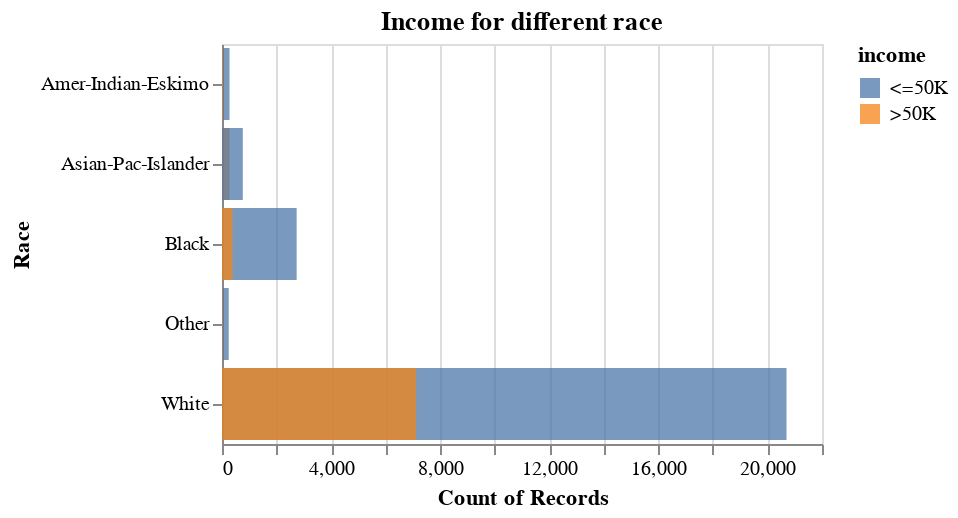

Write notebook code for a chart like this one.
### Code cell
alt.Chart(data_adult, title = "Income for different race").mark_bar(opacity = 0.75).encode(
    alt.Y('race').title("Race"),
    alt.X('count()').stack(False),
    alt.Color('income')
).properties(
    height=200,
    width=300
)

### Figure 1 — Vega specification as saved in the notebook (floating-point values rounded to 4 significant figures)
{"$schema": "https://vega.github.io/schema/vega/v5.json", "data": [{"name": "source_0", "values": [{"__count": 20699, "income": " <=50K", "race": " White"}, {"__count": 2737, "income": " <=50K", "race": " Black"}, {"__count": 7117, "income": " >50K", "race": " White"}, {"__count": 387, "income": " >50K", "race": " Black"}, {"__count": 276, "income": " >50K", "race": " Asian-Pac-Islander"}, {"__count": 275, "income": " <=50K", "race": " Amer-Indian-Eskimo"}, {"__count": 246, "income": " <=50K", "race": " Other"}, {"__count": 763, "income": " <=50K", "race": " Asian-Pac-Islander"}, {"__count": 25, "income": " >50K", "race": " Other"}, {"__count": 36, "income": " >50K", "race": " Amer-Indian-Eskimo"}]}, {"name": "source_0_x_domain___count", "values": [{"min": 25, "max": 20699}]}, {"name": "source_0_y_domain_race", "values": [{"race": " White"}, {"race": " Black"}, {"race": " Asian-Pac-Islander"}, {"race": " Amer-Indian-Eskimo"}, {"race": " Other"}]}, {"name": "source_0_color_domain_income", "values": [{"income": " <=50K"}, {"income": " >50K"}]}], "marks": [{"type": "rect", "name": "marks", "from": {"data": "source_0"}, "encode": {"update": {"opacity": {"value": 0.75}, "height": {"signal": "max(0.25, bandwidth('y'))"}, "x": {"field": "__count", "scale": "x"}, "x2": {"value": 0, "scale": "x"}, "y": {"field": "race", "scale": "y"}, "fill": {"field": "income", "scale": "color"}}}, "style": ["bar"]}], "scales": [{"name": "x", "type": "linear", "domain": [{"signal": "(data(\"source_0_x_domain___count\")[0] || {}).min"}, {"signal": "(data(\"source_0_x_domain___count\")[0] || {}).max"}], "range": [0, {"signal": "width"}], "nice": true, "zero": true}, {"name": "y", "type": "band", "domain": {"data": "source_0_y_domain_race", "field": "race", "sort": true}, "range": [0, {"signal": "height"}], "paddingInner": 0.1, "paddingOuter": 0.05}, {"name": "color", "type": "ordinal", "domain": {"data": "source_0_color_domain_income", "field": "income", "sort": true}, "range": "category"}], "axes": [{"scale": "x", "gridScale": "y", "labels": false, "minExtent": 0, "zindex": 0, "domain": false, "ticks": false, "tickCount": {"signal": "ceil(width/40)"}, "orient": "bottom", "maxExtent": 0, "aria": false, "grid": true}, {"scale": "x", "title": "Count of Records", "labelOverlap": true, "labelFlush": true, "grid": false, "tickCount": {"signal": "ceil(width/40)"}, "zindex": 0, "orient": "bottom"}, {"scale": "y", "zindex": 0, "orient": "left", "title": "Race", "grid": false}], "title": {"text": "Income for different race", "frame": "group"}, "legends": [{"fill": "color", "symbolType": "square", "title": "income", "encode": {"symbols": {"update": {"opacity": {"value": 0.75}}}}}], "padding": 5, "height": 200, "style": "cell", "width": 300, "background": "white"}
